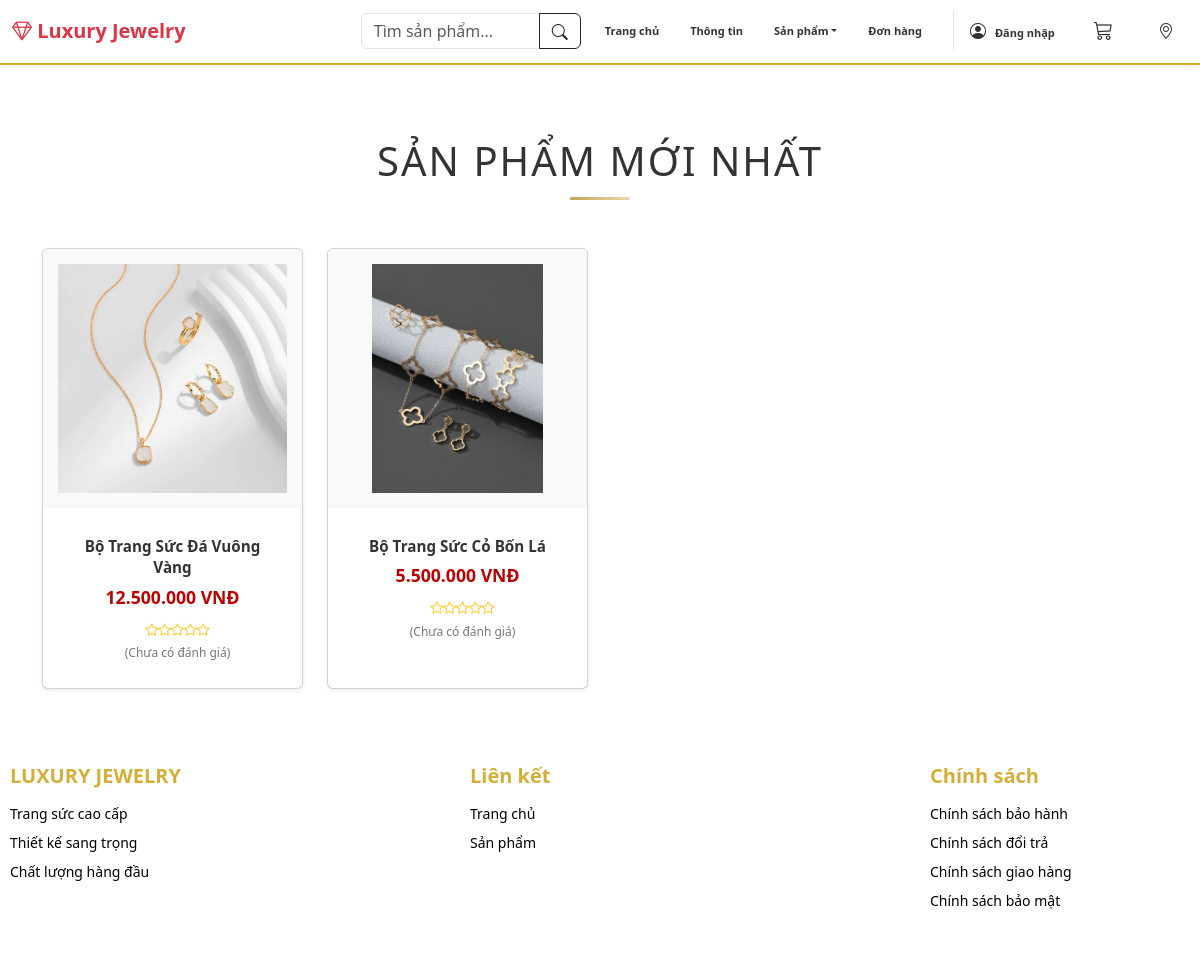
/php/trangsuc.php, run on the app's committed database.
### tables this page shows
CREATE TABLE `sanpham` (
  `id` int(11) NOT NULL,
  `ten_sp` varchar(255) NOT NULL,
  `ma_sp` varchar(50) DEFAULT NULL,
  `gia` decimal(15,2) NOT NULL,
  `gia_khuyen_mai` decimal(15,2) DEFAULT NULL,
  `chat_lieu` varchar(100) DEFAULT NULL,
  `da_chinh` varchar(100) DEFAULT NULL,
  `trong_luong` decimal(10,2) DEFAULT NULL,
  `mo_ta` text DEFAULT NULL,
  `hinh_anh` varchar(255) DEFAULT NULL,
  `danh_muc_id` int(11) DEFAULT NULL,
  `thuong_hieu_id` int(11) DEFAULT NULL,
  `trang_thai` varchar(255) DEFAULT '1',
  `ngay_tao` datetime NOT NULL DEFAULT current_timestamp()
);

### php/trangsuc.php (the view, shortened to what this page needs)
<?php
include 'config.php';
$sql = "SELECT sp.*,
               IFNULL(AVG(d.so_sao), 0) AS rating_avg,
               COUNT(d.ma_danh_gia) AS rating_count
        FROM sanpham sp
        LEFT JOIN danh_gia d ON sp.id = d.san_pham_id
        WHERE sp.danh_muc_id = 14
        GROUP BY sp.id";
$result = mysqli_query($conn, $sql);
?>
<!DOCTYPE html>
<html lang="vi">
<head>
    <link href="https://cdn.jsdelivr.net/npm/bootstrap@5.3.0/dist/css/bootstrap.min.css" rel="stylesheet">
    <link rel="stylesheet" href="https://cdn.jsdelivr.net/npm/bootstrap-icons@1.10.5/font/bootstrap-icons.css">
    <link rel="stylesheet" href="../css/trangsuc.css">
</head>
<body>
    <?php include 'menu.php'; ?>
    <div class="container mt-5 pt-4">
        <div class="text-center mb-5">
            <h1 class="collection-title text-uppercase">Sản Phẩm Mới Nhất</h1>
        </div>
        <div class="row">
            <?php while ($row = mysqli_fetch_assoc($result)): ?>
                <?php if (isset($row['id'])): ?>
                    <div class="col-6 col-md-4 col-lg-3 mb-4">
                        <a href="chitiet.php?id=<?php echo $row['id']; ?>" class="product-link">
                            <div class="card h-100 product-card shadow-sm">
                                <div class="img-wrapper">
                                    <img src="../image/<?php echo $row['hinh_anh']; ?>"
                                         alt="<?php echo htmlspecialchars($row['ten_sp']); ?>"
                                         loading="lazy">
                                </div>
                                <div class="card-body text-center">
                                    <h5 class="product-name">
                                        <?php echo $row['ten_sp']; ?>
                                    </h5>
                                    <p class="product-price">
                                        <?php echo number_format($row['gia'], 0, ',', '.'); ?> VNĐ
                                    </p>
                                    <div class="star-rating">
                                        <?php
                                            $rating = floor($row['rating_avg']);
                                            for($i=1; $i<=5; $i++){
                                                if($i <= $rating){
                                                    echo '<i class="bi bi-star-fill"></i>';
                                                } else {
                                                    echo '<i class="bi bi-star"></i>';
                                                }
                                            }
                                            if($row['rating_count'] > 0){
                                                echo ' <span class="rating-text">('
                                                    . round($row['rating_avg'],1)
                                                    . ' | ' . $row['rating_count'] . ' đánh giá)</span>';
                                            } else {
                                                echo ' <span class="rating-text">(Chưa có đánh giá)</span>';
                                            }
                                        ?>
                                    </div>
                                </div>
                            </div>
                        </a>
                    </div>
                <?php endif; ?>
            <?php endwhile; ?>
        </div>
    </div>
    <?php include 'footer.php'; ?>
</body>
</html>

### css/trangsuc.css (style rules this page uses)
:root { --primary-gold: #c6a355; --primary-light: #e6d9b0; --text-dark: #333333; --text-gray: #777777; --price-color: #bd0000; --bg-card: #ffffff; --shadow-card: 0 10px 25px rgba(0,0,0,0.08); --transition-speed: 0.35s; }
* { margin: 0; padding: 0; box-sizing: border-box; }
body { background-color: var(--bg-body); font-family: 'Segoe UI', Tahoma, Geneva, Verdana, sans-serif; color: var(--text-main); }
.collection-title { font-weight: 300; letter-spacing: 2px; color: var(--text-dark); position: relative; padding-bottom: 15px; text-align: center; }
.collection-title::after { content: ""; position: absolute; bottom: 0; left: 50%; transform: translateX(-50%); width: 60px; height: 3px; border-radius: 2px; background: linear-gradient(90deg, var(--primary-gold), var(--primary-light)); }
.product-card { position: relative; background-color: var(--bg-card); border-radius: 12px; overflow: hidden; border: 1px solid #eee; transition: all var(--transition-speed) ease; }
.img-wrapper { position: relative; padding-top: 100%; overflow: hidden; background-color: #f9f9f9; transition: background var(--transition-speed); }
.img-wrapper img { position: absolute; top: 0; left: 0; width: 100%; height: 100%; object-fit: contain; padding: 15px; transition: transform 0.5s ease; }
.product-name { display: block; line-height: 1.4em; max-height: 2.8em; overflow: hidden; font-size: 0.95rem; font-weight: 600; margin: 12px 10px 5px; color: var(--text-dark); transition: color var(--transition-speed); }
.product-price { font-size: 1.1rem; font-weight: 700; margin: 0 10px 10px; color: var(--price-color); }
.star-rating { color: #ffc107; font-size: 0.8rem; margin-left: 10px; }
.rating-text { display: block; font-size: 0.75rem; color: var(--text-gray); margin: 5px 10px 10px; }
.product-link { text-decoration: none; color: inherit; }

### css/menu.css (style rules this page uses)
* { margin: 0; padding: 0; box-sizing: border-box; }
body { background-color: var(--bg-body); font-family: 'Segoe UI', Tahoma, Geneva, Verdana, sans-serif; color: var(--text-main); }
.container, .container-fluid { margin-top: 0 !important; padding-top: 0 !important; }

### css/footer.css (style rules this page uses)
* { margin: 0; padding: 0; box-sizing: border-box; }
body { background-color: var(--bg-body); font-family: 'Segoe UI', Tahoma, Geneva, Verdana, sans-serif; color: var(--text-main); }

### data on the page
sanpham: hinh_anh (picture), ten_sp "Bộ Trang Sức Đá Vuông Vàng", gia "12.500.000"
sanpham: hinh_anh (picture), ten_sp "Bộ Trang Sức Cỏ Bốn Lá", gia "5.500.000"
